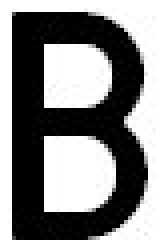
%> input picture letters/b.png, 41 x 63 px (shown 4 times larger)
$ octave --eval "result = vertices(imread('letters/b.png'));"   (GNU Octave 9; MATLAB toolbox functions it lacks are replaced by stand-ins)
%> lines starting %> are read from the running program, lines starting %| are printed output that depends on the picture; in (x1, y1, x2, y2) boxes, pixels count from 0 and x2, y2 are one past the last pixel; in counts of white or black regions, pixels touching at a corner belong together; the program's own positions count from 1
%Get the number of vertices of the img skeleton
function num = vertices(img)
    %img = imread('letters/B.png');

    im = rgb2gray(img);
    g = graythresh(im);
%> g = 0.504
    imb = ~im2bw(im,g);
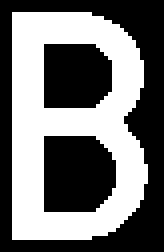
%> imb: size 63x41 logical (shown 4 times larger); 45.6% white; 1 white region, box (x1, y1, x2, y2) and area: (3, 3, 37, 60) 1178

    %imb = ~platebin(img,3,3);
    %imb = imclearborder(imb);
    %imb = imopen(imb, strel('square', 3));
    skel = bwmorph(imb, 'thin', 15);
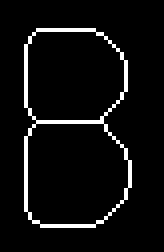
%> skel: size 63x41 logical (shown 4 times larger); 5.5% white in thin lines or dots, all inside (x1, y1, x2, y2) = (6, 7, 33, 57)
    skel = imclearborder(skel);
    skel = bwmorph(bwareaopen(skel, 10), 'thin', Inf);
    %imshow(skel)
    %pause
    [w, h] = size(skel);
%> w = 63; h = 41
    hh = round(h/2);
%> hh = 21
    ww = round(w/2);
%> ww = 32

    num(1) = countVertices(skel(1:ww,1:hh));
    num(2) = countVertices(skel(ww:w,1:hh));
    num(3) = countVertices(skel(1:ww,hh:h));
    num(4) = countVertices(skel(ww:w,hh:h));

    %imshow(skel(1:ww,1:hh));
end

function num = countVertices(skel)
    [w, h] = size(skel);
%> w = 32; h = 21
    num = 0;
    for i = 1:w
        for j = 1:h
            if isVertice(skel, i, j)
                num = num + 1;
            end
        end
    end
%> after the loop, num = 0
end

function is = isVertice(skel, r, c)
    is = skel(r,c);
    if r-1 == 0 || r+1 > size(skel, 1) || c-1 == 0 || c+1 > size(skel, 2)
        is = 0;
        return
    end
    if is
        top = skel(max(r-1, 1), max(c-1,1):min(c+1,end));
        mid = skel(r, max(c-1,1):min(c+1,end));
        mid(2) = 0;
        bot = skel(min(r+1, end), max(c-1,1):min(c+1,end));
        aT = any(top);
        aM = sum(mid);
        aB = any(bot);
        is = (aT + aM + aB) == 1;
    end
end
%> `result = vertices(imread('letters/b.png'));`: result = [0 0 0 0]
